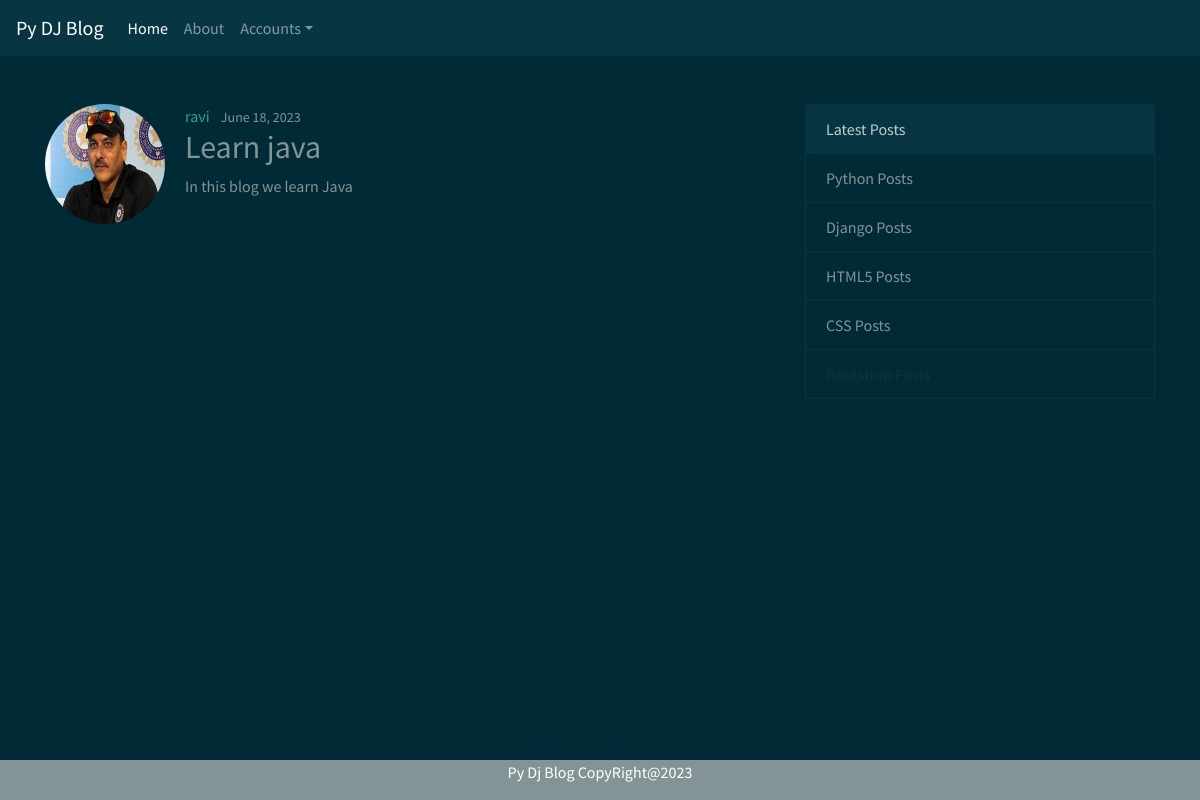
The app's page /post/4 with its own data.
### blog/models.py (models this page shows, shortened)
class Post(models.Model):
    title = models.CharField(max_length= 100)
    content = models.TextField()
    date_posted = models.DateTimeField(default= timezone.now)
    author = models.ForeignKey(User,on_delete= models.CASCADE)

### user/models.py (models this page shows, shortened)
class Profile(models.Model):
    user = models.OneToOneField(User, on_delete=models.CASCADE)
    image = models.ImageField(default='profile_pics/default.jpg', upload_to='profile_pics')
    mobile_regex = RegexValidator(regex=r'^\+?1?\d{9,15}$', message="Mobile number must be entered in the format: '+999999999'. Up to 15 digits allowed.")
    mobile = models.CharField(validators=[mobile_regex], max_length=17,default="+91***********")

### blog/views.py (the view)
# urls.py: path('post/<int:pk>',views.PostDetailView.as_view(),name="post-detail"),
class PostDetailView(DetailView):
    model = Post
    template_name = 'post_detail.html'

### blog/templates/post_detail.html (shortened to what this page needs)
{% extends 'base.html' %}
{% block content %}
<article class="media content-section">
    <img class="rounded-circle article-img" style="width: 120px; height: 120px ; margin-right: 20px;" src="{{ object.author.profile.image.url }}">
    <div class="media-body">
        <div class="article-metadata">
            <a class="mr-2" href="#">{{ object.author }}</a>
            <small class="text-muted">{{ object.date_posted|date:"F d, Y" }}</small>
        </div>
        <h2 class="article-title">{{ object.title }}</h2>
        <p class="article-content">{{ object.content }}</p>
    </div>
</article>
{% endblock %}

### records on screen
Post: author.profile.image (picture), author "ravi", date_posted "June 18, 2023", title "Learn java", content "In this blog we learn Java"
